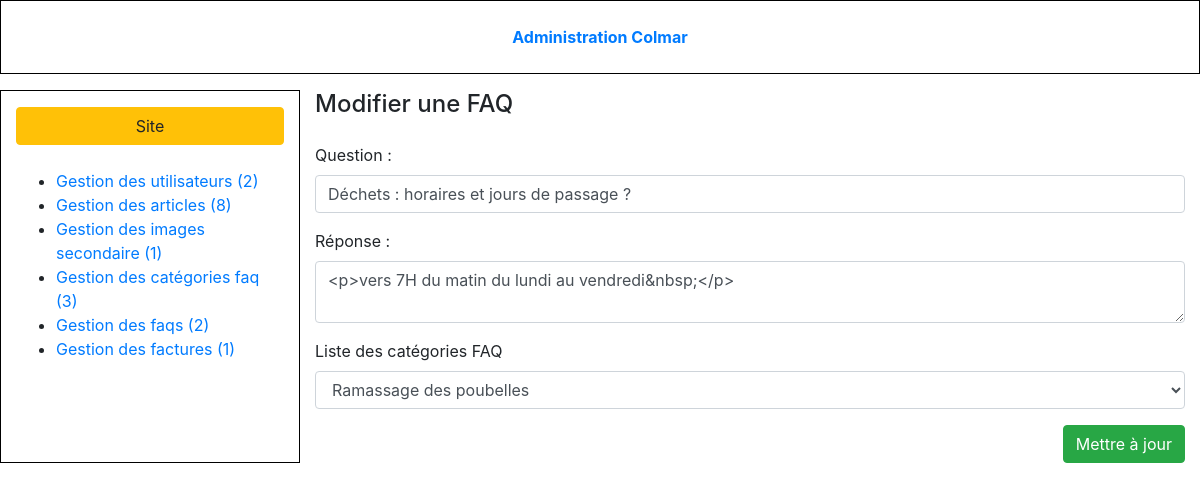
Page /admin/faq-form.php?faq_id=6&action=edit (signed in) on the committed database.
### tables this page shows
CREATE TABLE IF NOT EXISTS `faq` (
  `id` int(11) NOT NULL AUTO_INCREMENT,
  `questions` varchar(255) NOT NULL,
  `responses` text NOT NULL,
  `categorie_id` int(11) NOT NULL,
  PRIMARY KEY (`id`)
);

### admin/faq-form.php (the view, shortened to what this page needs)
<?php
require_once ('./tools-admin/db-admin.php');
$queryCategories = $db ->query('SELECT * FROM category_faq');
$categoriesFAQ = $queryCategories->fetchAll();
if(isset($_GET['faq_id']) && isset($_GET['action']) && $_GET['action'] == 'edit'){
    $query = $db->prepare('SELECT * FROM faq WHERE id = ?');
    $query->execute(array($_GET['faq_id']));
    $category = $query->fetch();
}
?>
<!DOCTYPE html>
<html>
	<head>
		<?php require 'partials/head_assets.php'; ?>
	</head>
	<body class="index-body">
		<div class="container-fluid">
			<?php require 'partials/header.php'; ?>
			<div class="row my-3 index-content">
				<?php require 'partials/nav.php'; ?>
				<section class="col-9">
					<header class="pb-3">
						<h4><?php if(isset($category)): ?>Modifier<?php else: ?>Ajouter<?php endif; ?> une FAQ</h4>
					</header>
					<form action="faq-form.php" method="post" enctype="multipart/form-data">
						<div class="form-group">
							<label for="question">Question :</label>
							<input class="form-control" value="<?= isset($category) ? htmlentities($category['questions']) : '';?>" type="text" placeholder="Question" name="question" id="question" />
						</div>
                        <div class="form-group">
                            <label for="answer">Réponse :</label>
                            <textarea class="form-control" name="answer" id="answer" placeholder="Réponse"><?= isset($category) ? htmlentities($category['responses']) : '';?></textarea>
                        </div>
                        <div class="form-group">
                            <label for="categoryFaq"> Liste des catégories FAQ</label>
                            <select class="form-control" name="categoryFaq" id="categoryFaq">
                                <?php foreach($categoriesFAQ as $categoryFAQ) : ?>
                                    <?php
                                        if (isset($_GET['faq_id'])) {
                                            $selectedCategory = $db->prepare('SELECT * FROM faq WHERE id = ? AND categorie_id = ?');
                                            $selectedCategory->execute(array($_GET['faq_id'], $categoryFAQ['id']));
                                            $recupCategory = $selectedCategory->fetch();
                                        }
                                    ?>
                                    <option value="<?= $categoryFAQ['id']; ?>" <?= isset($_GET['faq_id']) && $recupCategory ? 'selected' : ' '; ?>><?= $categoryFAQ['name']; ?></option>
                                <?php endforeach; ?>
                            </select>
                        </div>
						<div class="text-right">
							<?php if(isset($category)): ?>
							    <input class="btn btn-success" type="submit" name="update" value="Mettre à jour" />
							<?php else: ?>
							    <input class="btn btn-success" type="submit" name="saveFAQ" value="Enregistrer" />
							<?php endif; ?>
						</div>
					</form>
				</section>
			</div>
		</div>
	</body>
</html>

### rows in the picture
faq: question "Déchets : horaires et jours de passage ?", answer "<p>vers 7H du matin du lundi au vendredi&nbsp;</p>"

### other values in the picture
$nbUsers "2"
$nbArticles "8"
$nbPicturesSecondary "1"
$nbCategories "3"
$nbQuestAns "2"
$nbFactures "1"
form field categoryFaq "Ramassage des poubelles"
